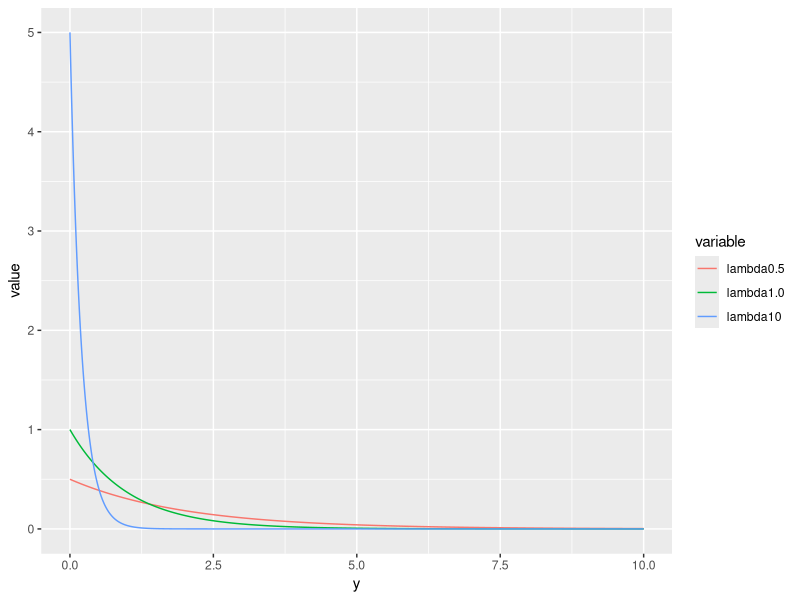

This chart was generated by the following R code:
## ---- chunk 1
knitr::opts_chunk$set(echo = TRUE)
library(ggplot2)
library(reshape)
## ---- chunk 2
# likelihood function
lik.poisson <- function(x, lambda) {
  return (lambda * exp(-lambda * x) )
}

y <- seq(0, 10, by = 0.01)
lambda0.5 <- lik.poisson(y, 0.5)
lambda1.0<- lik.poisson(y, 1)
lambda10 <- lik.poisson(y, 5)
df = data.frame(y, lambda0.5, lambda1.0, lambda10)
df = melt(df, id=c("y"))

ggplot(df, aes(x=y, y=value)) +
  geom_line(aes(colour=variable))

## ---- chunk 3

times = c(2.65871285, 8.34273228, 5.09845548, 7.15064545,
          0.39974647, 0.77206050, 5.43415199, 0.36422211,
          3.30789126, 0.07621921, 2.13375997, 0.06577856,
          1.73557740, 0.16524304, 0.27652044)

x <- rep(times)

log.lik.poisson <- function(x, lambda) {
  -sum(log(lambda) - lambda*x)
}

optim(par = 2.0, log.lik.poisson, x = x, method = "Brent", lower = 0, upper = 100)

## ---- chunk 4
# n = 15
lambda.calc <- function(x, n) n / sum(x)
lambda.calc(x, 15)
